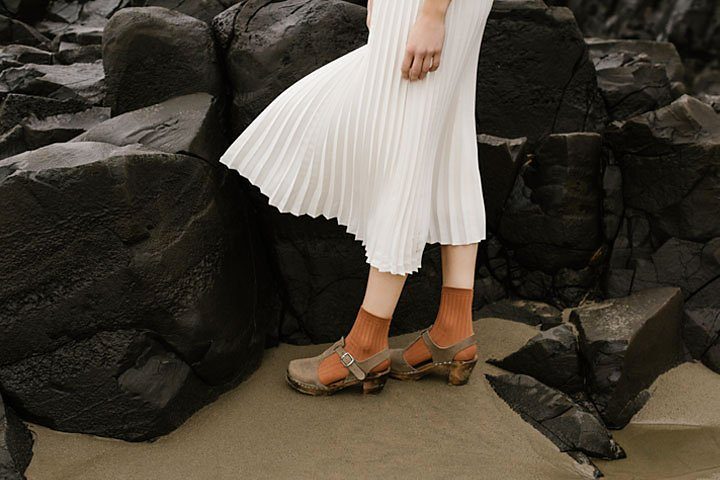
#> input picture assignment/images/highlights_and_shadows.jpg, 720 x 480 px
$ jupyter execute q_3.ipynb   (shell and % lines are left out)
#> lines starting #> are read from the running program, lines starting #| are printed output that depends on the picture
[cell 1]
#q3
#plotting gamma graphs
import cv2 as cv
import matplotlib.pyplot as plt
import numpy as np

gamma = [ 0.2, 0.5, 0.8, 1, 3,5]
im = cv.imread("images/highlights_and_shadows.jpg", cv.IMREAD_COLOR)
#> im is the input picture: shape (480, 720, 3); mean B, G, R 58.1, 68.6, 75.7
assert im is not None

lab_im= cv.cvtColor(im, cv.COLOR_BGR2Lab)
#> lab_im: shape (480, 720, 3); mean of channels 0, 1, 2 71.3, 129.1, 135
cv.imshow('Image', lab_im)
cv.waitKey(0)
cv.destroyAllWindows()

l,a,b = cv.split(lab_im)  #split into l,a,b plane
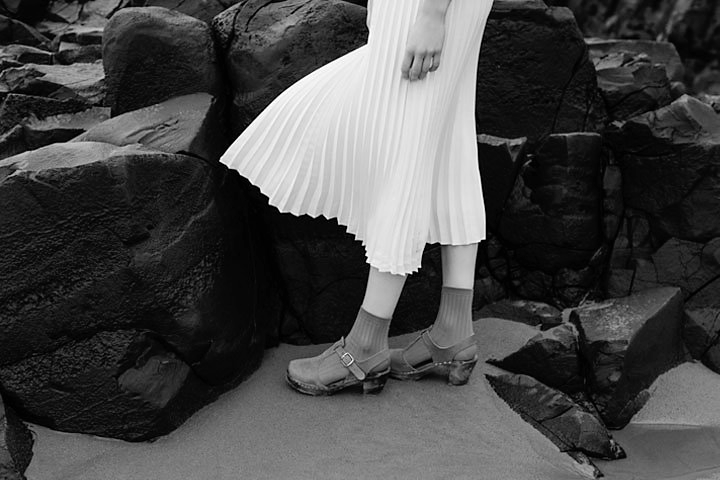
#> l: shape (480, 720); min 0, max 255, mean 71.3
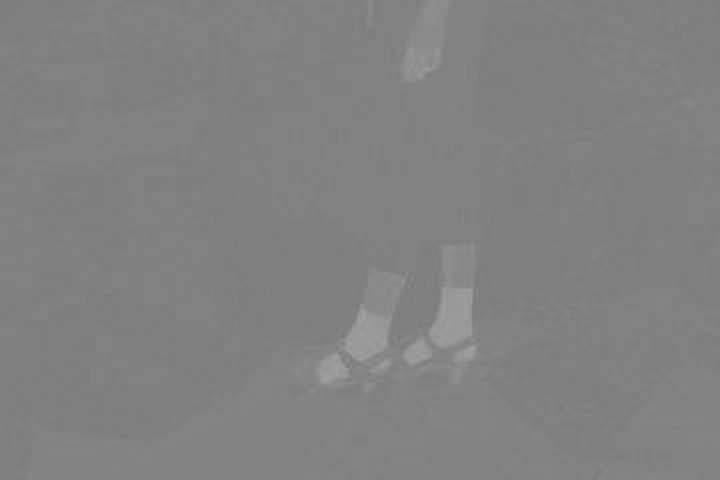
#> a: shape (480, 720); min 119, max 160, mean 129.1

hist_l =[] # store values of l plane values in each gamma
for g in gamma:
    table= np.array([((i/255.0)**g*255.0) for i in range(0,256)]).astype(np.uint8)
    l_g = cv.LUT(l,table) # transformed l plane values
    gamma_im = cv.merge([l_g, a,b])
    hist_l.append(cv.calcHist([gamma_im], [0], None, [256], [0,256]))
    im_gc = cv.cvtColor(gamma_im, cv.COLOR_Lab2BGR)
    cv.imshow('Image',gamma_im)
    cv.waitKey(0)
    cv.destroyAllWindows()
    fig, ax = plt.subplots(1, 2, figsize = (12, 5))
    ax[0].imshow(cv.cvtColor(im_gc ,cv.COLOR_BGR2RGB))
    ax[0].set_title("Gamma Corrected Image with Gamma = " + str(g))
    ax[0].axis('off')

    ax[1].plot(table)
    ax[1].set_title("L* Plane Curve - Gamma = " + str(g))
    ax[1].set_xlim([0, 255])
    ax[1].set_ylim([0, 255])
    ax[1].grid("on")
#> this loop made 6 passes
#> pass 1, `l_g = cv.LUT(l,table)`:
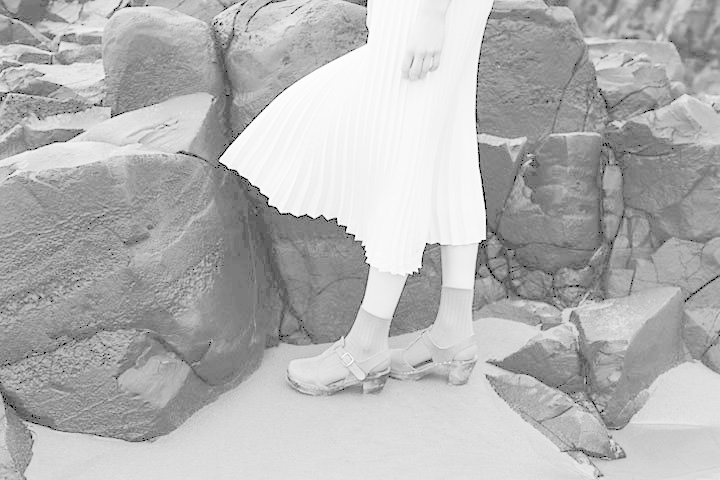
#> l_g: shape (480, 720); min 0, max 255, mean 179.3
#> pass 1, `im_gc = cv.cvtColor(gamma_im, cv.COLOR_Lab2BGR)`:
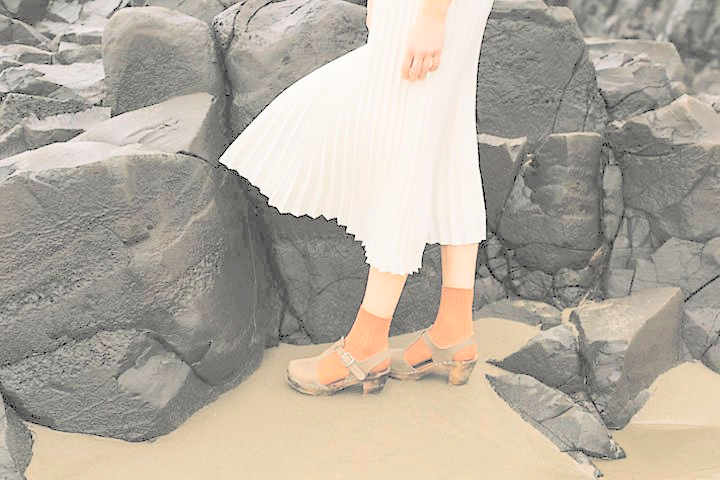
#> im_gc: shape (480, 720, 3); mean B, G, R 160.2, 171.7, 179.9
#> pass 2, `l_g = cv.LUT(l,table)`:
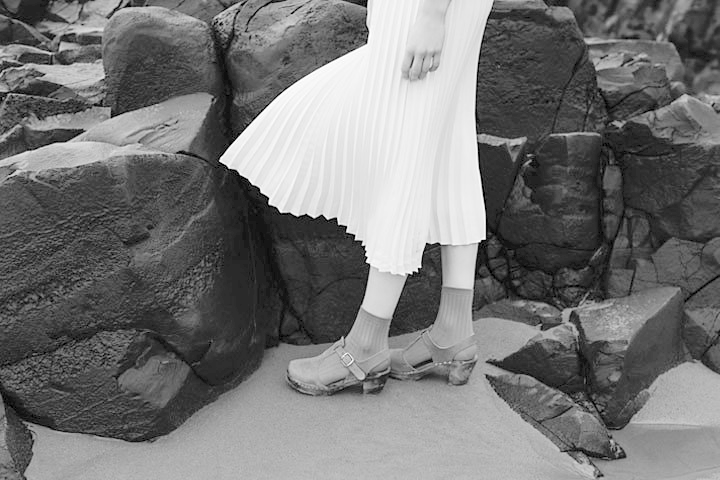
#> l_g: shape (480, 720); min 0, max 255, mean 117.3
#> after the loop: gamma_im: shape (480, 720, 3); mean of channels 0, 1, 2 15.8, 129.1, 135
#> after the loop:
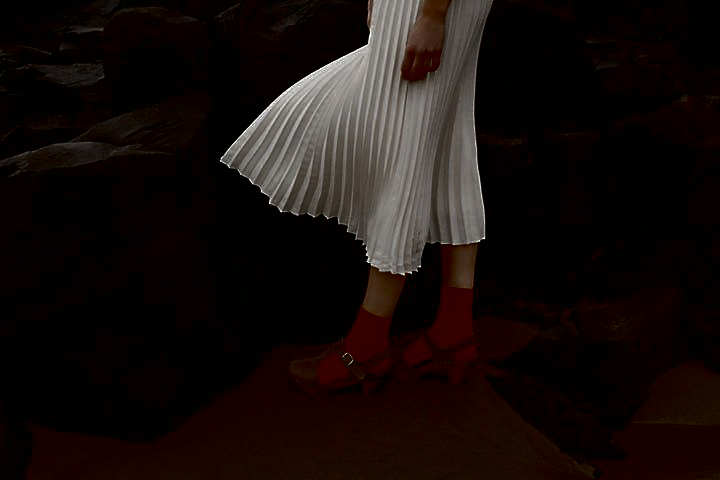
#> im_gc: shape (480, 720, 3); mean B, G, R 12.7, 14.7, 23.2
#> after the loop, hist_l = 6 items

#part b
for i in range(len(gamma)):
    hist = cv.calcHist([im],[0],None,[256],[0,256])
    hist1 = cv.calcHist([lab_im],[0],None,[256],[0,256])
    fig, ax = plt.subplots(1, 3, figsize=(16, 4))
    ax[0].plot(hist)
    ax[0].set_title("Histogram of  Original Image")
    ax[0].grid('on')

    ax[1].plot(hist1)
    ax[1].set_title("Histogram of L* plane of Original Image")
    ax[1].grid('on')

    ax[2].plot(hist_l[i])
    ax[2].set_title("Histogram of L* plane of Gamma Corrected Image - " + str(gamma[i]))
    ax[2].grid('on')

plt.show()
#> figure, not shown here; panel 2: curve peaks at x = 255, y = 255
#> figure, not shown here; panel 2: curve peaks at x = 255, y = 255
#> figure, not shown here; panel 2: curve peaks at x = 255, y = 255
#> figure, not shown here; panel 2: curve peaks at x = 255, y = 255
#> figure, not shown here; panel 2: curve peaks at x = 255, y = 255
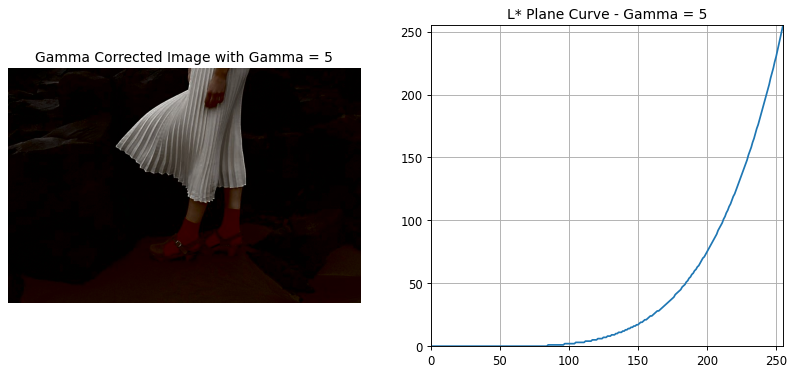
#> figure drawn by matplotlib, 2 panels; panel 2: curve peaks at x = 255, y = 255
#> figure, not shown here; panel 1: curve peaks at x = 13, y = 8229; panel 2: curve peaks at x = 12, y = 13634; panel 3: curve peaks at x = 138, y = 13634
#> figure, not shown here; panel 1: curve peaks at x = 13, y = 8229; panel 2: curve peaks at x = 12, y = 13634; panel 3: curve peaks at x = 55, y = 13634
#> figure, not shown here; panel 1: curve peaks at x = 13, y = 8229; panel 2: curve peaks at x = 12, y = 13634; panel 3: curve peaks at x = 22, y = 13634
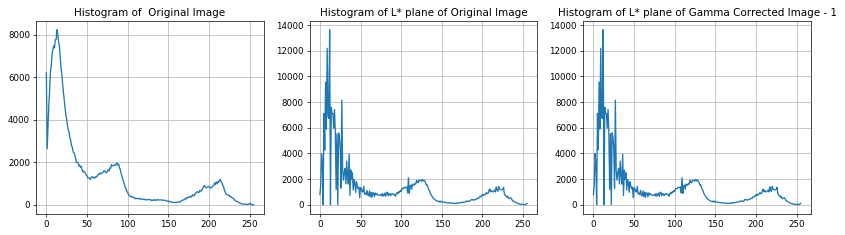
#> figure drawn by matplotlib, 3 panels; panel 1: curve peaks at x = 13, y = 8229; panel 2: curve peaks at x = 12, y = 13634; panel 3: curve peaks at x = 12, y = 13634
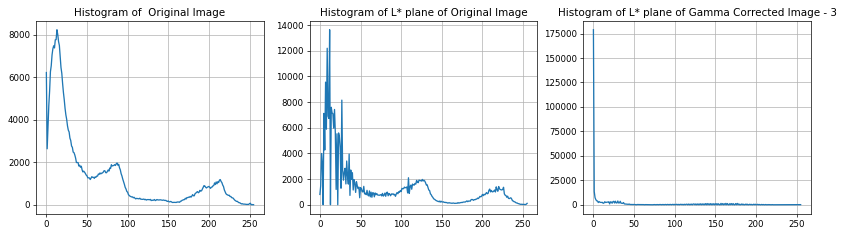
#> figure drawn by matplotlib, 3 panels; panel 1: curve peaks at x = 13, y = 8229; panel 2: curve peaks at x = 12, y = 13634; panel 3: curve peaks at x = 0, y = 178880
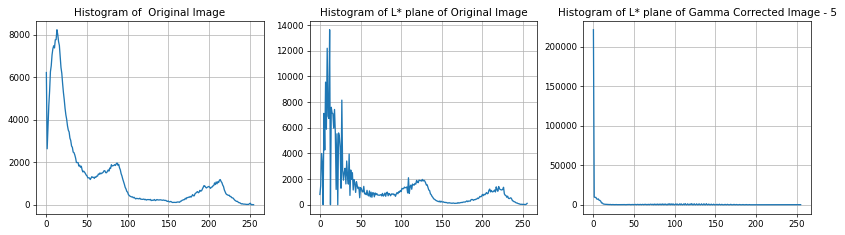
#> figure drawn by matplotlib, 3 panels; panel 1: curve peaks at x = 13, y = 8229; panel 2: curve peaks at x = 12, y = 13634; panel 3: curve peaks at x = 0, y = 221524

$ run again, with assignment/images/emma.jpg copied over assignment/images/highlights_and_shadows.jpg
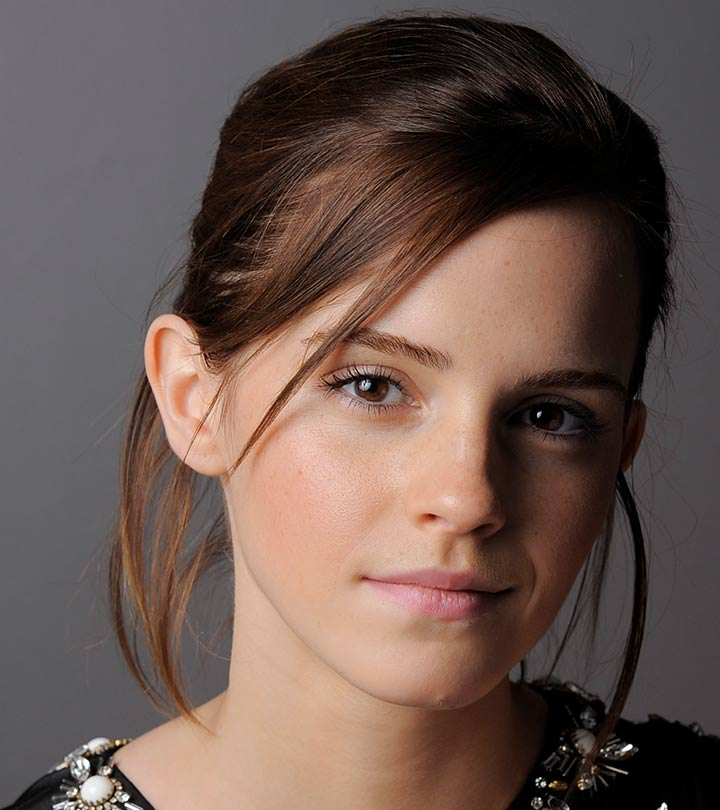
#> input picture assignment/images/emma.jpg, 720 x 810 px
#> im is the input picture: shape (810, 720, 3); mean B, G, R 80.1, 87.4, 106.8
#> lab_im: shape (810, 720, 3); mean of channels 0, 1, 2 97, 134.8, 135.1
#> after the loop `for g in gamma:`:
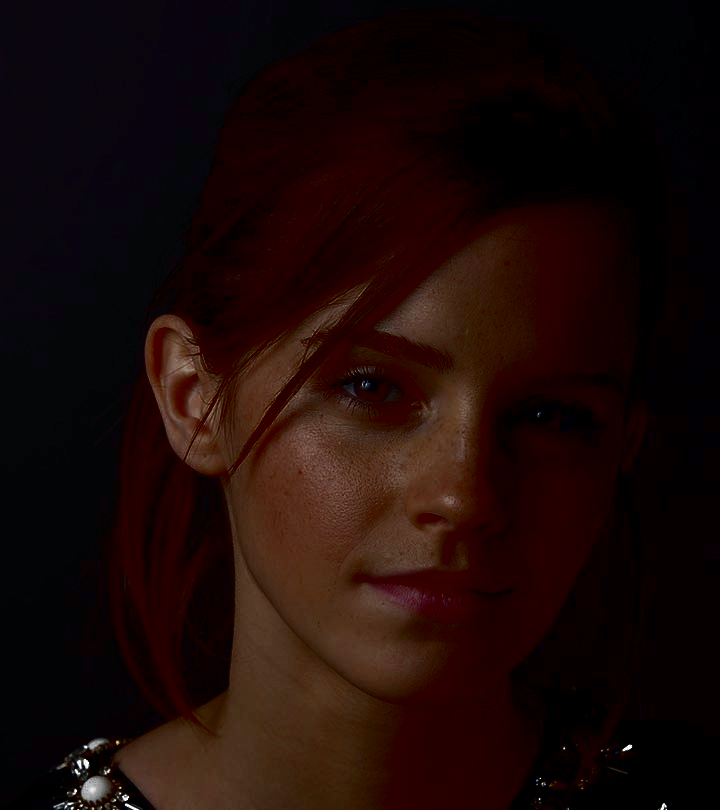
#> im_gc: shape (810, 720, 3); mean B, G, R 7.7, 10.1, 27.3
#> after the loop `for g in gamma:`: hist_l = 6 items
#> `plt.show()`:
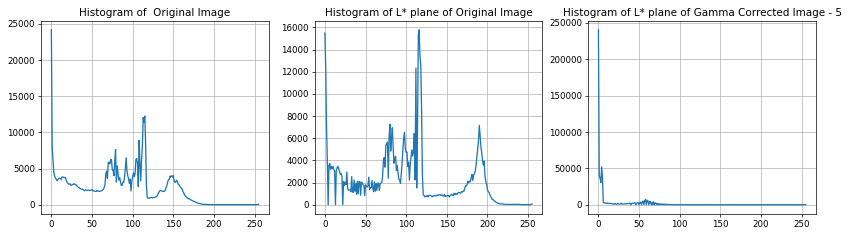
#> figure drawn by matplotlib, 3 panels; panel 1: curve peaks at x = 0, y = 24186; panel 2: curve peaks at x = 116, y = 15795; panel 3: curve peaks at x = 0, y = 240667

$ run again, with assignment/images/BrainProtonDensitySlice9.png saved as assignment/images/highlights_and_shadows.jpg
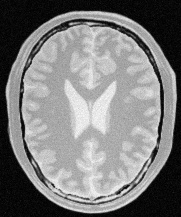
#> input picture assignment/images/BrainProtonDensitySlice9.png, 181 x 217 px
#> im is the input picture: shape (217, 181, 3); min 0, max 251, mean 123.7
#> lab_im: shape (217, 181, 3); mean of channels 0, 1, 2 127.7, 128, 128
#> a: shape (217, 181); every value is 128
#> after the loop `for g in gamma:`: hist_l = 6 items
#> `plt.show()`:
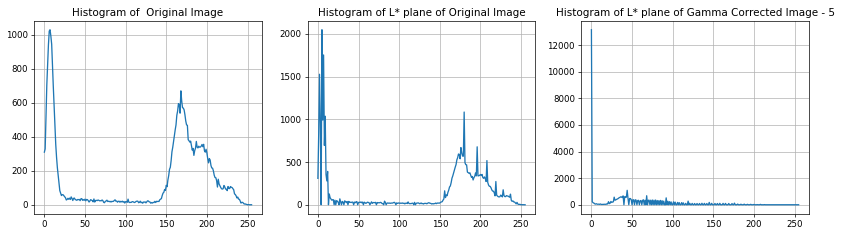
#> figure drawn by matplotlib, 3 panels; panel 1: curve peaks at x = 7, y = 1028; panel 2: curve peaks at x = 5, y = 2048; panel 3: curve peaks at x = 0, y = 13154
